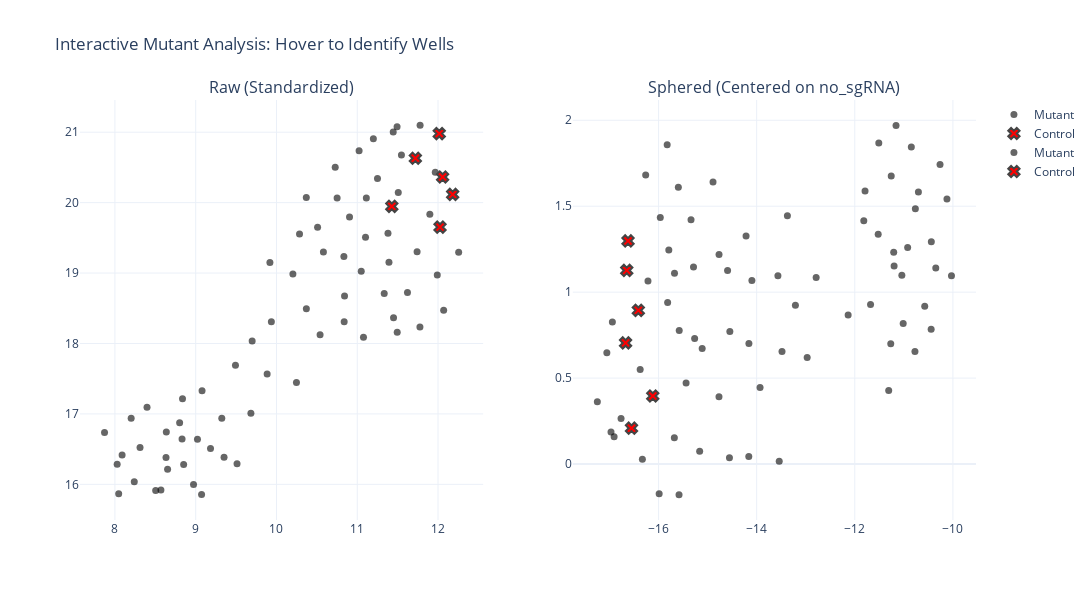

The notebook cell saved with this chart:
### Code cell
# ==========================================
def perform_sphering(df, ctrl_label, reg):
    ctrl_wells = df[df["Treatment"] == ctrl_label][feature_cols].values
    if len(ctrl_wells) < 2:
        print("Warning: Need at least 2 control wells for sphering.")
        return None
    
    mean_vec = np.mean(ctrl_wells, axis=0)
    X_centered = df[feature_cols].values - mean_vec
    
    # Calculate ZCA Matrix
    cov = np.dot((ctrl_wells - mean_vec).T, (ctrl_wells - mean_vec)) / (len(ctrl_wells) - 1)
    evals, evecs = np.linalg.eigh(cov + reg * np.eye(cov.shape[0]))
    zca_matrix = np.dot(evecs, np.dot(np.diag(1.0 / np.sqrt(evals + 1e-6)), evecs.T))
    
    return np.dot(X_centered, zca_matrix.T)
X_sphered = perform_sphering(wells, CONTROL_NAME, REG_PARAM)

# 5. UMAP & INTERACTIVE PLOTLY VISUALIZATION
# ==========================================
print("Running UMAP dimensionality reduction...")
n_neighbors = min(15, len(wells) - 1)
reducer = umap.UMAP(n_neighbors=n_neighbors, random_state=42)

emb_raw = reducer.fit_transform(X_raw_scaled)
emb_sph = reducer.fit_transform(X_sphered) if X_sphered is not None else None

# Build the interactive figure
fig = make_subplots(
    rows=1, cols=2, 
    subplot_titles=("Raw (Standardized)", f"Sphered (Centered on {CONTROL_NAME})")
)

def add_traces(fig, coords, col_idx):
    temp_df = wells[["Well_ID", "Treatment"]].copy()
    temp_df["x"] = coords[:, 0]
    temp_df["y"] = coords[:, 1]
    
    # Mutants: Black dots
    mutants = temp_df[temp_df["Treatment"] != CONTROL_NAME]
    fig.add_trace(go.Scatter(
        x=mutants["x"], y=mutants["y"],
        mode='markers', name='Mutant',
        marker=dict(color='black', size=7, opacity=0.6),
        text=[f"Mutant: {t}<br>Well: {w}" for t, w in zip(mutants["Treatment"], mutants["Well_ID"])],
        hoverinfo='text'
    ), row=1, col=col_idx)

    # Controls: Red X's
    controls = temp_df[temp_df["Treatment"] == CONTROL_NAME]
    fig.add_trace(go.Scatter(
        x=controls["x"], y=controls["y"],
        mode='markers', name='Control',
        marker=dict(color='red', size=10, symbol='x', line=dict(width=2)),
        text=[f"CONTROL: {t}<br>Well: {w}" for t, w in zip(controls["Treatment"], controls["Well_ID"])],
        hoverinfo='text'
    ), row=1, col=col_idx)

add_traces(fig, emb_raw, 1)
if emb_sph is not None:
    add_traces(fig, emb_sph, 2)

fig.update_layout(
    title="Interactive Mutant Analysis: Hover to Identify Wells",
    template="plotly_white",
    height=600, width=1200,
    showlegend=True
)

fig.show()

### Figure 1 — Plotly figure (JSON) as saved in the notebook; plotly's stock layout.template omitted (floating-point values rounded to 4 significant figures)
{"data": [{"hoverinfo": "text", "marker": {"color": "black", "opacity": 0.6, "size": 7}, "mode": "markers", "name": "Mutant", "text": ["Mutant: yfkN<br>Well: PLATE1_T2_G10", "Mutant: ftsZ<br>Well: PLATE1_T2_G2", "Mutant: ispF<br>Well: PLATE1_T2_G3", "Mutant: ftsW<br>Well: PLATE1_T2_G4", "Mutant: ipk<br>Well: PLATE1_T2_G5", "Mutant: dapG<br>Well: PLATE1_T2_G6", "Mutant: infC<br>Well: PLATE1_T2_G7", "Mutant: trmD<br>Well: PLATE1_T2_G8", "Mutant: ileS<br>Well: PLATE1_T2_G9", "Mutant: dnaG<br>Well: PLATE1_T2_A1", "Mutant: aroE<br>Well: PLATE1_T2_A10", "Mutant: rpmA<br>Well: PLATE1_T2_A2", "Mutant: coaBC<br>Well: PLATE1_T2_A3", "Mutant: fabG<br>Well: PLATE1_T2_A4", "Mutant: cca<br>Well: PLATE1_T2_A5", "Mutant: dapH<br>Well: PLATE1_T2_A6", "Mutant: asnB<br>Well: PLATE1_T2_A7", "Mutant: cspR<br>Well: PLATE1_T2_A8", "Mutant: aroF<br>Well: PLATE1_T2_A9", "Mutant: rnjA<br>Well: PLATE1_T2_B1", "Mutant: dnaI<br>Well: PLATE1_T2_B10", "Mutant: alaS<br>Well: PLATE1_T2_B2", "Mutant: fabD<br>Well: PLATE1_T2_B3", "Mutant: glyQ<br>Well: PLATE1_T2_B4", "Mutant: mrpB<br>Well: PLATE1_T2_B5", "Mutant: glmU<br>Well: PLATE1_T2_B6", "Mutant: glmS<br>Well: PLATE1_T2_B8", "Mutant: yerQ<br>Well: PLATE1_T2_B9", "Mutant: era<br>Well: PLATE1_T2_C1", "Mutant: rpsI<br>Well: PLATE1_T2_C10", "Mutant: trnH<br>Well: PLATE1_T2_C2", "Mutant: eno<br>Well: PLATE1_T2_C3", "Mutant: rpsS<br>Well: PLATE1_T2_C4", "Mutant: engA<br>Well: PLATE1_T2_C5", "Mutant: rpsM<br>Well: PLATE1_T2_C6", "Mutant: dxs<br>Well: PLATE1_T2_C7", "Mutant: rpsL<br>Well: PLATE1_T2_C8", "Mutant: dxr<br>Well: PLATE1_T2_C9", "Mutant: rpsN<br>Well: PLATE1_T2_D1", "Mutant: hepS<br>Well: PLATE1_T2_D10", "Mutant: mnaA<br>Well: PLATE1_T2_D2", "Mutant: tagF<br>Well: PLATE1_T2_D3", "Mutant: aroK<br>Well: PLATE1_T2_D5", "Mutant: alrA<br>Well: PLATE1_T2_D6", "Mutant: racE<br>Well: PLATE1_T2_D7", "Mutant: holA<br>Well: PLATE1_T2_D8", "Mutant: dapF<br>Well: PLATE1_T2_D9", "Mutant: groEL<br>Well: PLATE1_T2_E1", "Mutant: rplT<br>Well: PLATE1_T2_E10", "Mutant: ylaN189<br>Well: PLATE1_T2_E2", "Mutant: gpsA<br>Well: PLATE1_T2_E3", "Mutant: ylaN87<br>Well: PLATE1_T2_E4", "Mutant: gmk<br>Well: PLATE1_T2_E5", "Mutant: ylaN27_2<br>Well: PLATE1_T2_E6", "Mutant: glyA<br>Well: PLATE1_T2_E7", "Mutant: rpsNA<br>Well: PLATE1_T2_E8", "Mutant: glmM<br>Well: PLATE1_T2_E9", "Mutant: pheS<br>Well: PLATE1_T2_F1", "Mutant: mreB<br>Well: PLATE1_T2_F10", "Mutant: tagA<br>Well: PLATE1_T2_F2", "Mutant: pyrH<br>Well: PLATE1_T2_F3", "Mutant: murD<br>Well: PLATE1_T2_F4", "Mutant: parC<br>Well: PLATE1_T2_F5", "Mutant: mreD<br>Well: PLATE1_T2_F6", "Mutant: holB<br>Well: PLATE1_T2_F7", "Mutant: mreC<br>Well: PLATE1_T2_F8", "Mutant: plsX<br>Well: PLATE1_T2_F9", "Mutant: sufC<br>Well: PLATE1_T2_B7", "Mutant: plsC<br>Well: PLATE1_T2_D4", "Mutant: ispG<br>Well: PLATE1_T2_G1"], "type": "scatter", "x": [11.38, 11.74, 8.973, 9.885, 9.079, 8.837, 9.022, 10.9, 11.51, 9.351, 11.11, 11.25, 11.05, 8.851, 10.2, 8.311, 8.504, 10.75, 11.55, 10.25, 8.089, 11.02, 8.632, 8.636, 11.39, 8.569, 10.51, 10.58, 11.97, 8.801, 9.323, 9.492, 11.2, 9.683, 9.919, 10.37, 10.29, 8.831, 11.45, 11.08, 8.24, 10.37, 11.1, 9.073, 9.937, 8.397, 8.028, 10.83, 8.652, 11.45, 11.62, 10.84, 11.9, 11.49, 11.78, 9.512, 10.73, 7.871, 10.84, 11.99, 11.49, 11.78, 10.54, 12.26, 11.33, 8.047, 9.183, 8.201, 9.699, 12.07], "xaxis": "x", "y": [19.57, 19.3, 16.0, 17.57, 17.33, 17.21, 16.64, 19.8, 20.14, 16.39, 20.06, 20.34, 19.03, 16.28, 18.99, 16.52, 15.91, 20.07, 20.68, 17.44, 16.42, 20.74, 16.38, 16.74, 19.15, 15.92, 19.65, 19.3, 20.43, 16.87, 16.94, 17.69, 20.91, 17.01, 19.15, 20.07, 19.55, 16.64, 21.0, 18.09, 16.04, 18.49, 19.51, 15.85, 18.31, 17.09, 16.29, 19.24, 16.21, 18.37, 18.72, 18.67, 19.83, 21.08, 18.23, 16.29, 20.5, 16.74, 18.31, 18.97, 18.16, 21.1, 18.13, 19.29, 18.71, 15.86, 16.51, 16.94, 18.04, 18.47], "yaxis": "y"}, {"hoverinfo": "text", "marker": {"color": "red", "line": {"width": 2}, "size": 10, "symbol": "x"}, "mode": "markers", "name": "Control", "text": ["CONTROL: no_sgRNA<br>Well: PLATE1_T2_G11", "CONTROL: no_sgRNA<br>Well: PLATE1_T2_B11", "CONTROL: no_sgRNA<br>Well: PLATE1_T2_C11", "CONTROL: no_sgRNA<br>Well: PLATE1_T2_D11", "CONTROL: no_sgRNA<br>Well: PLATE1_T2_E11", "CONTROL: no_sgRNA<br>Well: PLATE1_T2_F11"], "type": "scatter", "x": [12.06, 11.72, 12.02, 12.18, 11.43, 12.02], "xaxis": "x", "y": [20.36, 20.63, 19.65, 20.12, 19.95, 20.98], "yaxis": "y"}, {"hoverinfo": "text", "marker": {"color": "black", "opacity": 0.6, "size": 7}, "mode": "markers", "name": "Mutant", "text": ["Mutant: yfkN<br>Well: PLATE1_T2_G10", "Mutant: ftsZ<br>Well: PLATE1_T2_G2", "Mutant: ispF<br>Well: PLATE1_T2_G3", "Mutant: ftsW<br>Well: PLATE1_T2_G4", "Mutant: ipk<br>Well: PLATE1_T2_G5", "Mutant: dapG<br>Well: PLATE1_T2_G6", "Mutant: infC<br>Well: PLATE1_T2_G7", "Mutant: trmD<br>Well: PLATE1_T2_G8", "Mutant: ileS<br>Well: PLATE1_T2_G9", "Mutant: dnaG<br>Well: PLATE1_T2_A1", "Mutant: aroE<br>Well: PLATE1_T2_A10", "Mutant: rpmA<br>Well: PLATE1_T2_A2", "Mutant: coaBC<br>Well: PLATE1_T2_A3", "Mutant: fabG<br>Well: PLATE1_T2_A4", "Mutant: cca<br>Well: PLATE1_T2_A5", "Mutant: dapH<br>Well: PLATE1_T2_A6", "Mutant: asnB<br>Well: PLATE1_T2_A7", "Mutant: cspR<br>Well: PLATE1_T2_A8", "Mutant: aroF<br>Well: PLATE1_T2_A9", "Mutant: rnjA<br>Well: PLATE1_T2_B1", "Mutant: dnaI<br>Well: PLATE1_T2_B10", "Mutant: alaS<br>Well: PLATE1_T2_B2", "Mutant: fabD<br>Well: PLATE1_T2_B3", "Mutant: glyQ<br>Well: PLATE1_T2_B4", "Mutant: mrpB<br>Well: PLATE1_T2_B5", "Mutant: glmU<br>Well: PLATE1_T2_B6", "Mutant: glmS<br>Well: PLATE1_T2_B8", "Mutant: yerQ<br>Well: PLATE1_T2_B9", "Mutant: era<br>Well: PLATE1_T2_C1", "Mutant: rpsI<br>Well: PLATE1_T2_C10", "Mutant: trnH<br>Well: PLATE1_T2_C2", "Mutant: eno<br>Well: PLATE1_T2_C3", "Mutant: rpsS<br>Well: PLATE1_T2_C4", "Mutant: engA<br>Well: PLATE1_T2_C5", "Mutant: rpsM<br>Well: PLATE1_T2_C6", "Mutant: dxs<br>Well: PLATE1_T2_C7", "Mutant: rpsL<br>Well: PLATE1_T2_C8", "Mutant: dxr<br>Well: PLATE1_T2_C9", "Mutant: rpsN<br>Well: PLATE1_T2_D1", "Mutant: hepS<br>Well: PLATE1_T2_D10", "Mutant: mnaA<br>Well: PLATE1_T2_D2", "Mutant: tagF<br>Well: PLATE1_T2_D3", "Mutant: aroK<br>Well: PLATE1_T2_D5", "Mutant: alrA<br>Well: PLATE1_T2_D6", "Mutant: racE<br>Well: PLATE1_T2_D7", "Mutant: holA<br>Well: PLATE1_T2_D8", "Mutant: dapF<br>Well: PLATE1_T2_D9", "Mutant: groEL<br>Well: PLATE1_T2_E1", "Mutant: rplT<br>Well: PLATE1_T2_E10", "Mutant: ylaN189<br>Well: PLATE1_T2_E2", "Mutant: gpsA<br>Well: PLATE1_T2_E3", "Mutant: ylaN87<br>Well: PLATE1_T2_E4", "Mutant: gmk<br>Well: PLATE1_T2_E5", "Mutant: ylaN27_2<br>Well: PLATE1_T2_E6", "Mutant: glyA<br>Well: PLATE1_T2_E7", "Mutant: rpsNA<br>Well: PLATE1_T2_E8", "Mutant: glmM<br>Well: PLATE1_T2_E9", "Mutant: pheS<br>Well: PLATE1_T2_F1", "Mutant: mreB<br>Well: PLATE1_T2_F10", "Mutant: tagA<br>Well: PLATE1_T2_F2", "Mutant: pyrH<br>Well: PLATE1_T2_F3", "Mutant: murD<br>Well: PLATE1_T2_F4", "Mutant: parC<br>Well: PLATE1_T2_F5", "Mutant: mreD<br>Well: PLATE1_T2_F6", "Mutant: holB<br>Well: PLATE1_T2_F7", "Mutant: mreC<br>Well: PLATE1_T2_F8", "Mutant: plsX<br>Well: PLATE1_T2_F9", "Mutant: sufC<br>Well: PLATE1_T2_B7", "Mutant: plsC<br>Well: PLATE1_T2_D4", "Mutant: ispG<br>Well: PLATE1_T2_G1"], "type": "scatter", "x": [-16.22, -15.99, -11.04, -13.54, -12.14, -11.68, -10.77, -15.29, -15.79, -11.21, -16.33, -16.38, -15.58, -10.7, -13.48, -10.44, -10.77, -15.27, -16.77, -12.97, -11.01, -15.97, -10.92, -11.2, -15.16, -10.44, -15.58, -15.68, -16.91, -11.16, -11.82, -13.21, -17.05, -11.79, -14.1, -15.68, -15.11, -10.57, -16.94, -13.37, -10.03, -14.16, -15.34, -10.85, -13.57, -10.26, -10.35, -15.44, -11.52, -14.55, -14.77, -14.77, -15.82, -16.97, -14.16, -11.26, -15.82, -11.27, -14.22, -16.26, -14.59, -17.25, -13.93, -15.6, -14.56, -10.12, -11.51, -11.31, -12.79, -14.89], "xaxis": "x2", "y": [1.066, -0.1727, 1.098, 0.01611, 0.8673, 0.9283, 1.486, 1.146, 1.245, 1.232, 0.02757, 0.5499, -0.1779, 1.583, 0.6551, 1.293, 0.6549, 0.7298, 0.2652, 0.6196, 0.8176, 1.435, 1.26, 1.152, 0.07411, 0.784, 0.7767, 0.1528, 0.1582, 1.97, 1.415, 0.924, 0.6471, 1.588, 1.068, 1.11, 0.6719, 0.9172, 0.8267, 1.445, 1.095, 0.7009, 1.422, 1.844, 1.096, 1.743, 1.14, 0.4721, 1.337, 0.7716, 1.219, 0.3917, 1.857, 0.1867, 0.04387, 1.675, 0.9391, 0.6993, 1.326, 1.681, 1.125, 0.3624, 0.4446, 1.61, 0.03719, 1.542, 1.867, 0.4284, 1.086, 1.64], "yaxis": "y2"}, {"hoverinfo": "text", "marker": {"color": "red", "line": {"width": 2}, "size": 10, "symbol": "x"}, "mode": "markers", "name": "Control", "text": ["CONTROL: no_sgRNA<br>Well: PLATE1_T2_G11", "CONTROL: no_sgRNA<br>Well: PLATE1_T2_B11", "CONTROL: no_sgRNA<br>Well: PLATE1_T2_C11", "CONTROL: no_sgRNA<br>Well: PLATE1_T2_D11", "CONTROL: no_sgRNA<br>Well: PLATE1_T2_E11", "CONTROL: no_sgRNA<br>Well: PLATE1_T2_F11"], "type": "scatter", "x": [-16.65, -16.55, -16.12, -16.41, -16.67, -16.62], "xaxis": "x2", "y": [1.126, 0.2086, 0.396, 0.8941, 0.7046, 1.298], "yaxis": "y2"}], "layout": {"annotations": [{"font": {"size": 16}, "showarrow": false, "text": "Raw (Standardized)", "x": 0.225, "xanchor": "center", "xref": "paper", "y": 1, "yanchor": "bottom", "yref": "paper"}, {"font": {"size": 16}, "showarrow": false, "text": "Sphered (Centered on no_sgRNA)", "x": 0.775, "xanchor": "center", "xref": "paper", "y": 1, "yanchor": "bottom", "yref": "paper"}], "height": 600, "showlegend": true, "title": {"text": "Interactive Mutant Analysis: Hover to Identify Wells"}, "width": 1200, "xaxis": {"anchor": "y", "domain": [0, 0.45]}, "xaxis2": {"anchor": "y2", "domain": [0.55, 1]}, "yaxis": {"anchor": "x", "domain": [0, 1]}, "yaxis2": {"anchor": "x2", "domain": [0, 1]}}}
